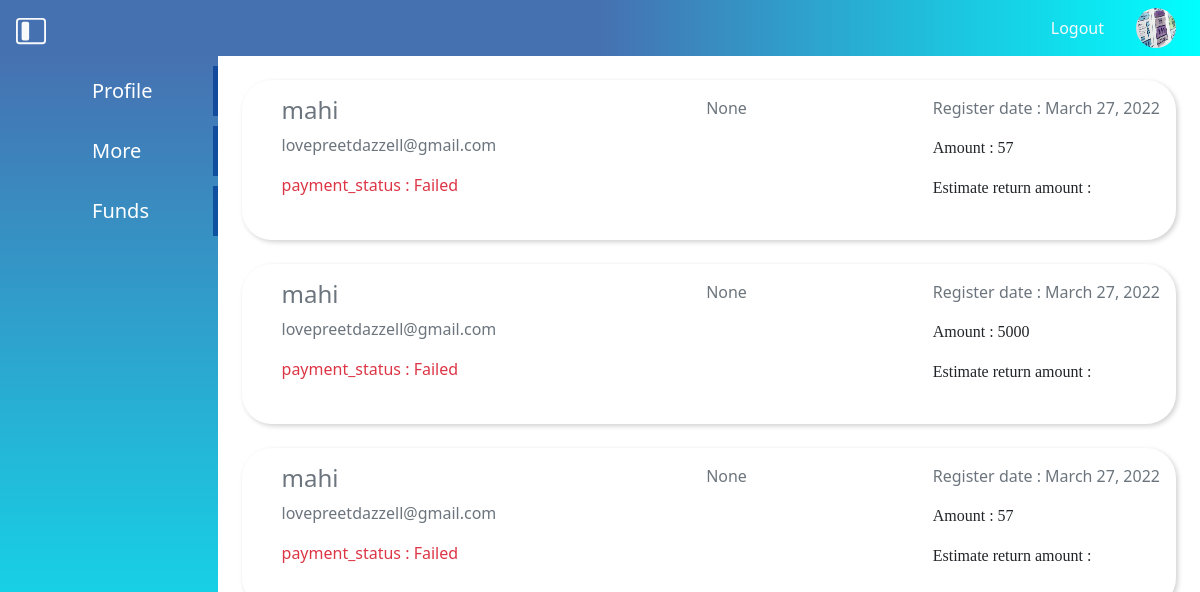
The page /userfdform/ (signed in) on the database as committed earlier.
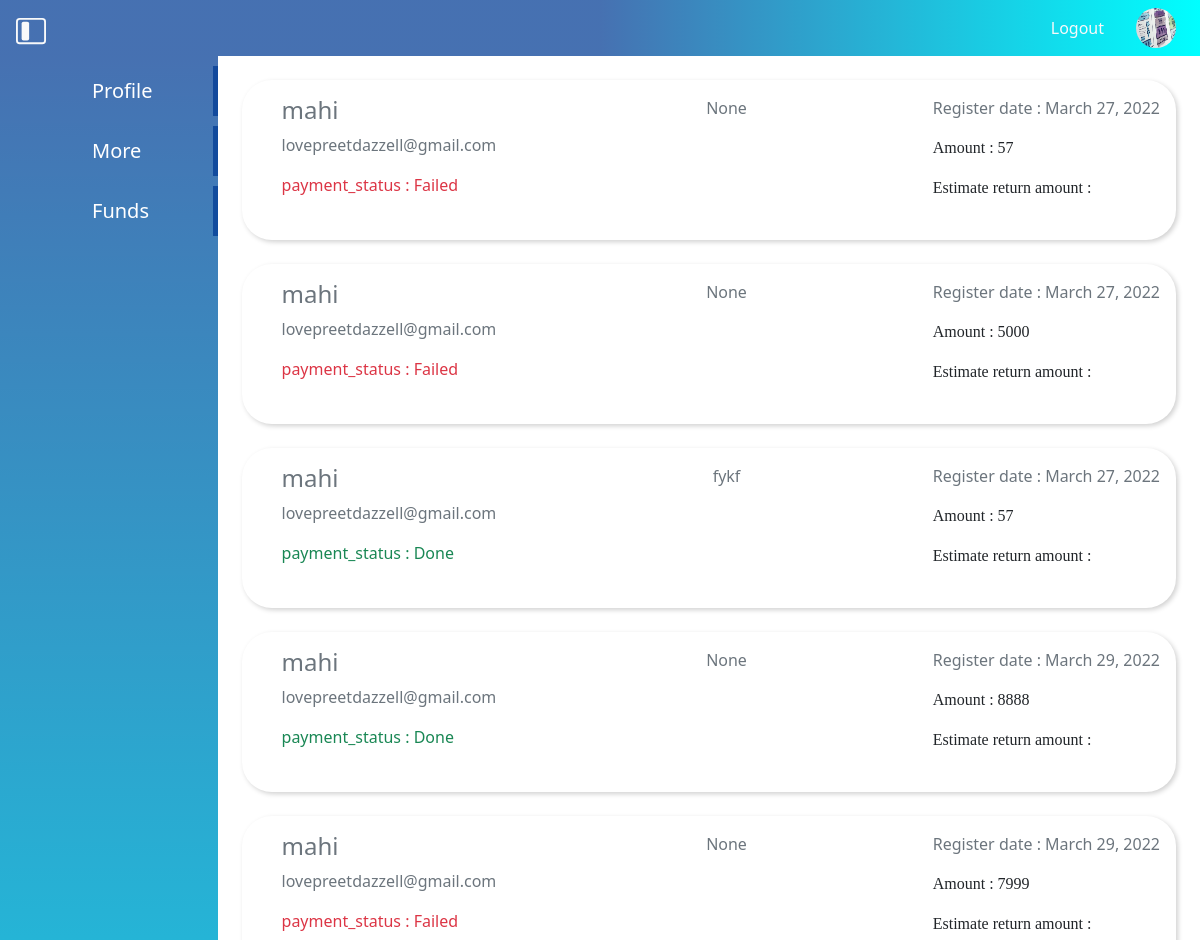
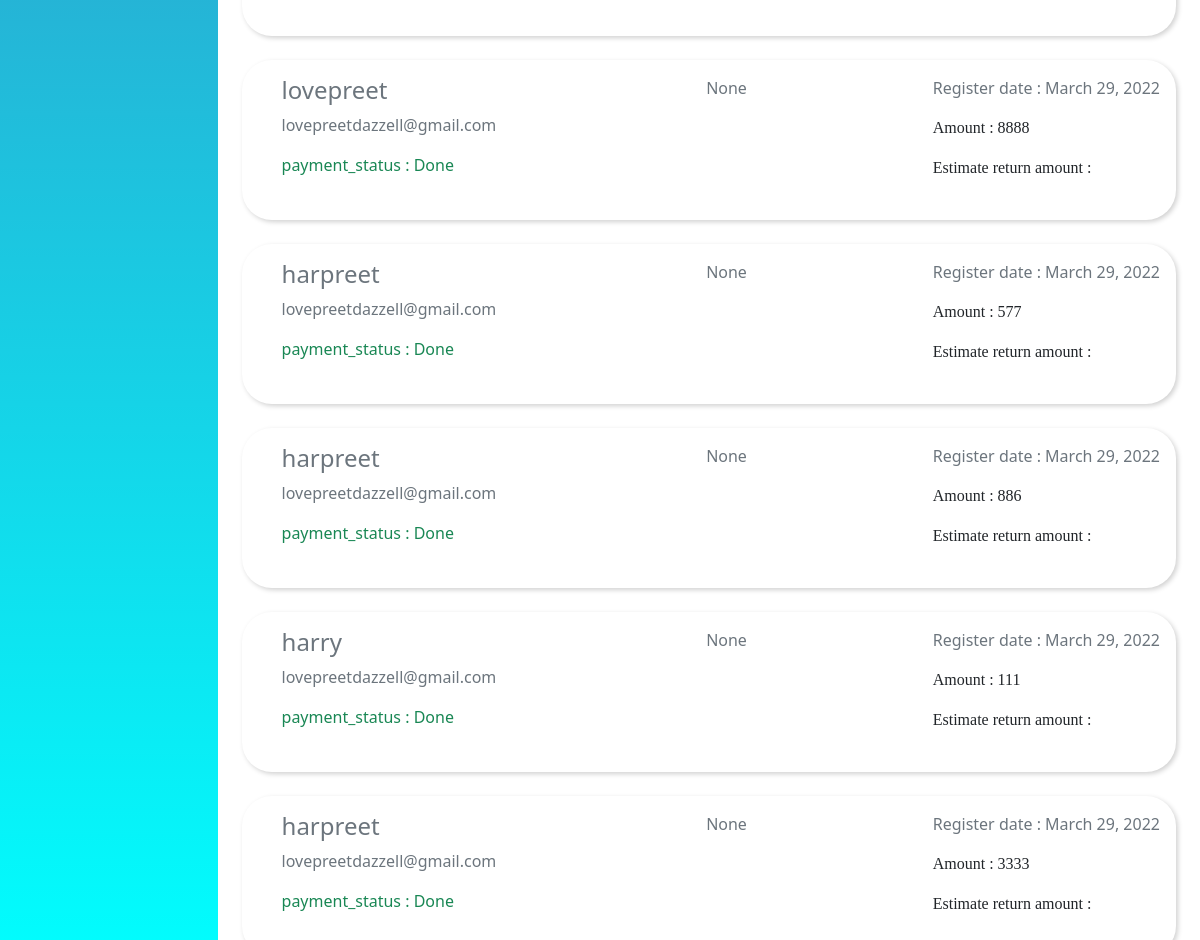
The same page on the database as committed later (2 pictures, top to bottom).
### cust/models.py (models this page shows)
class UserFunds(models.Model):
    name = models.ForeignKey(User,null=True,on_delete=models.SET_NULL,related_name='funds')
    fd_owner = models.CharField(max_length=70 , null=True)
    address = models.CharField(max_length=300 ,null=True)
    email = models.EmailField(max_length=80,null=True)
    mobile = models.IntegerField()
    amount = models.IntegerField()
    order_id  = models.CharField(max_length=70,null=True)
    payment_id  = models.CharField(max_length=70,null=True)
    payment_status  = models.BooleanField(default=False)
    certificate_status = models.CharField(max_length=80,default='Regular')
    duration = models.CharField(max_length=70,null=True)
    date_created = models.DateTimeField(auto_now_add=True,null=True)

### cust/views.py (the view)
# urls.py: path('userfdform/',views.userfdform,name = 'userfdform'),
def userfdform(request):
    data = UserFunds.objects.filter(name__username = request.user.username)
    context = {'data':data}
    return render(request,'cust/userfdform.html',context)

### cust/templates/cust/userfdform.html
{% extends "cust/base.html" %}
{% load static %}
{% block content %}
  {% for field in data %}
    <div class="d-flex justify-content-between fd-box m-4">
    <div> <h4 class="text-muted px-4 ">{{field.fd_owner}}</h4>
        <p  class="text-secondary px-4" >{{field.email}}</p>
         {% if field.payment_status %}<p  class="text-success px-4" >
          payment_status : Done</p>
          {% else %}
          <p  class="text-danger px-4" >
          payment_status : Failed </p>
        {% endif %}
 </div>
    <div>
        <p  class=" text-secondary px-4" >{{field.duration}}</p>
    </div>
   <div> <p  class="text-secondary " >Register date : {{field.date_created|date:"DATE_FORMAT"}}</p>
         <p class="amount">Amount : {{field.amount}}</p>
         <p class="amount">Estimate return amount : </p>
    </div></div>
  {% endfor %}
{% endblock content %}

Rows that differ between the two databases and show on the page:
changed UserFunds: duration "None" → "fykf"; payment_status "payment_status : Failed" → "payment_status : Done"
added UserFunds: fd_owner "mahi", email "lovepreetdazzell@gmail.com", payment_status "payment_status : Done", duration "None", date_created "March 29, 2022", amount "8888"
added UserFunds: fd_owner "mahi", email "lovepreetdazzell@gmail.com", payment_status "payment_status : Failed", duration "None", date_created "March 29, 2022", amount "7999"
added UserFunds: fd_owner "lovepreet", email "lovepreetdazzell@gmail.com", payment_status "payment_status : Done", duration "None", date_created "March 29, 2022", amount "8888"
added UserFunds: fd_owner "harpreet", email "lovepreetdazzell@gmail.com", payment_status "payment_status : Done", duration "None", date_created "March 29, 2022", amount "577"
added UserFunds: fd_owner "harpreet", email "lovepreetdazzell@gmail.com", payment_status "payment_status : Done", duration "None", date_created "March 29, 2022", amount "886"
added UserFunds: fd_owner "harry", email "lovepreetdazzell@gmail.com", payment_status "payment_status : Done", duration "None", date_created "March 29, 2022", amount "111"
added UserFunds: fd_owner "harpreet", email "lovepreetdazzell@gmail.com", payment_status "payment_status : Done", duration "None", date_created "March 29, 2022", amount "3333"
